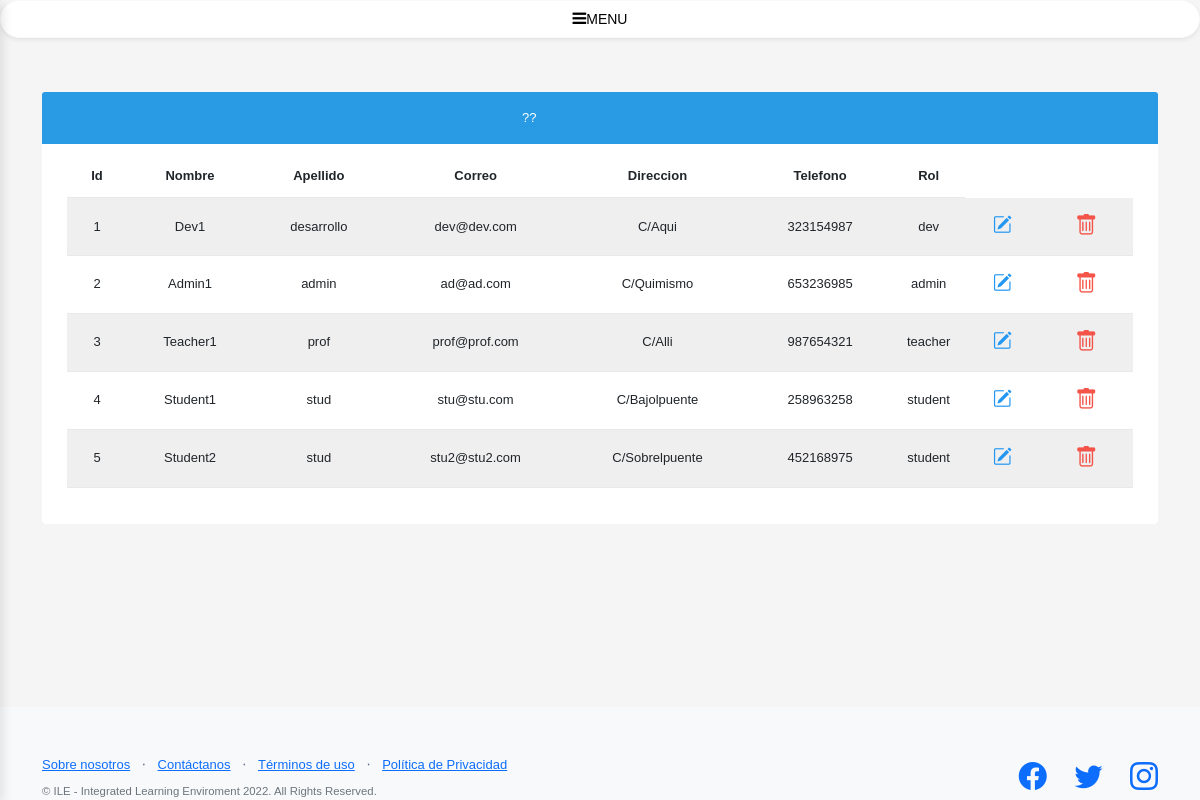
/display_crud.php (signed in), run on the app's committed database.
### tables this page shows
CREATE TABLE IF NOT EXISTS `tUser` (

  `user_id`                 int NOT NULL AUTO_INCREMENT,
  `user_name`               varchar(25) NOT NULL,
  `user_last_name`          varchar(25) NOT NULL,
  `user_mail`               varchar(25) NOT NULL,
  `user_pw`                 varchar(50) NOT NULL,
  `user_address`            varchar(50) NOT NULL,
  `user_post_code`          int(5) NOT NULL,
  `user_phone`              int(15) NOT NULL,
  `user_details`            varchar(200) DEFAULT NULL,
  `user_role`               ENUM('teacher', 'student', 'admin', 'dev'),
  PRIMARY KEY (`user_id`)

);

### www/classes/Crud.class.php (the view, shortened to what this page needs)
<?php
class Crud {
    protected $name;
    protected $table;
    protected $columnsClean;
    protected $columns;
    public function __construct ($name = '', $table = '')
    {
        $this->name = $name;
        $this->table = $table;
    }
    public function setColumns ()
    {
        foreach(self::TABLAS[$this->table] as $name => $nameclean)
        {
            $this->columnsClean[] = $nameclean;
            $this->columns[] = $name;
        }
    }
    private function setQuery ($selection, $query)
    {
        $table = $this->table;
        $name = $this->name;
        return $query;
    }
    protected function butNew ($nombre, $rol)
    {
        switch ($nombre) {
            default:
                return '??';
                break;
        }
    }
    public function pintar ()
    {
        $db = new ConnectorSQL;
        $conn = $db->getCon();
        $selection = implode(',', $this->columns);
        ?>
            <div class="container-xl">
                <div class="table-responsive">
                    <div class="table-wrapper">
                        <div class="table-title">
                            <div class="row">
                                <div class="col-sm-5">
                                </div>
                                <div class="col-sm-7">
                                    <?php  echo ($this->butNew($this->name, $_SESSION['role']));  ?>
                                </div>
                            </div>
                        </div>
                        <table class="table table-striped table-hover">
                            <thead>
                                <tr>
                                    <?php
                                        foreach($this->columnsClean as $columnclean)
                                            echo "<th class='text-center'>".$columnclean."</th>";
                                    ?>
                                </tr>
                            </thead>
                            <tbody>
                                    <?php
                                        $query = "SELECT $selection from $this->table";
                                        $query = $this->setQuery($selection, $query);
                                        $result = mysqli_query($conn, $query);
                                        while($value = $result->fetch_array(MYSQLI_ASSOC)){
                                            echo '<tr>';
                                            foreach ($value as $campo)
                                                echo "<td class='text-center'>".$campo."</td>";
                                            ?>
                                                <td class="text-center">
                                                    <?php
                                                        switch ($this->table) {
                                                                ?>
                                                                <?php
                                                            case 'tUser':
                                                                ?>
                                                                <a href="edit_profile.php?id=<?= $value[self::TABLAS_ID[$this->table]] ?>" class="settings centerico text-center" title="Settings" data-toggle="tooltip"><i class="bi bi-pencil-square"></i></a>
                                                                <?php
                                                                break;
                                                        }
                                                    ?>
                                                </td>
                                                <td class="text-center">
                                                    <a href="#" class="delete centerico text-center" title="Delete" data-toggle="tooltip"><i class="bi bi-trash"></i></a>
                                                </td>
                                            <?php
                                            echo '</tr>';
                                        }
                                    ?>
                            </tbody>
                        </table>
                    </div>
                </div>
            </div>
        <?php
    }
}

### www/display_crud.php (shortened to what this page needs)
<?php
if (isset($_SESSION['login']) && $_SESSION['login']){
    isset($_GET['header']) ? $cname = $_GET['header'] : $cname = '';
    $ctable = Crud::getNameTable($cname);
    $estructura = new Structure;
    $estructura->head($cname, ['./css/crud.style.css', './css/side.style.css']);
    $estructura->paint_sidebar($_SESSION['role']);
    $estructura->paint_crud($cname, $ctable);
    $estructura->paint_footer();
    $estructura->close_plus_js(['./js/scripts.js']);
}
else header('location: index.php');

### www/classes/Structure.class.php (shortened to what this page needs)
<?php
class Structure {
    public function head ($page_name, $styles = [])
    {
        ?>
        <!DOCTYPE html>
        <html lang="es">
        <head>
            <link href="https://cdn.jsdelivr.net/npm/bootstrap-icons@1.5.0/font/bootstrap-icons.css" rel="stylesheet" type="text/css" />
            <link href="https://maxcdn.bootstrapcdn.com/font-awesome/4.7.0/css/font-awesome.min.css" rel="stylesheet" type="text/css" />
            <link href="https://cdn.jsdelivr.net/npm/bootstrap@5.2.0-beta1/dist/css/bootstrap.min.css" rel="stylesheet">
            <?php
            foreach ($styles as $style)
                echo "<link href='$style' rel='stylesheet' type='text/css' />";
            ?>
        </head>
        <body class="d-flex flex-column min-vh-100">
        <?php
    }
    public function paint_sidebar ($rol)
    {
        $sidebar = new Sidebar($rol);
        $sidebar->display();
    }
    public function paint_crud ($name = '', $table = '')
    {
        $crud = new Crud($name, $table);
        $crud->pintar();
    }
    public function paint_footer ()
    {
        include_once './templates/footer.template.php';
    }
    public function close_plus_js ($scripts = [])
    {
        ?>
            </body>
        </html>
        <?php
    }
}

### www/classes/Sidebar.class.php (shortened to what this page needs)
<?php
class Sidebar {
    public function display() {
        ?>
                <button id="sidebarCollapse" type="button" class="btn btn-light bg-white rounded-pill shadow-sm px-4 mb-4"><i class="fa fa-bars mr-2"></i><small class="text-uppercase font-weight-bold">Menu</small></button>
            <?php
    }
}

### www/templates/footer.template.php
<footer class="footer bg-light mt-auto pt-5">
            <div class="container">
                <div class="row">
                    <div class="col-lg-6 h-100 text-center text-lg-start my-auto">
                        <ul class="list-inline mb-2">
                            <li class="list-inline-item"><a href="#!">Sobre nosotros</a></li>
                            <li class="list-inline-item">⋅</li>
                            <li class="list-inline-item"><a href="#!">Contáctanos</a></li>
                            <li class="list-inline-item">⋅</li>
                            <li class="list-inline-item"><a href="#!">Términos de uso</a></li>
                            <li class="list-inline-item">⋅</li>
                            <li class="list-inline-item"><a href="#!">Política de Privacidad</a></li>
                        </ul>
                        <p class="text-muted small mb-4 mb-lg-0">&copy; ILE - Integrated Learning Enviroment 2022. All Rights Reserved.</p>
                    </div>
                    <div class="col-lg-6 h-100 text-center text-lg-end my-auto">
                        <ul class="list-inline mb-0">
                            <li class="list-inline-item me-4">
                                <a href="#!" title="Facebook"><i class="bi-facebook fs-3"></i></a>
                            </li>
                            <li class="list-inline-item me-4">
                                <a href="#!" title="Twitter"><i class="bi-twitter fs-3"></i></a>
                            </li>
                            <li class="list-inline-item">
                                <a href="#!" title="Instagram"><i class="bi-instagram fs-3"></i></a>
                            </li>
                        </ul>
                    </div>
                </div>
            </div>
        </footer>

### www/css/crud.style.css (style rules this page uses)
body { color: #566787; background: #f5f5f5; font-family: 'Varela Round', sans-serif; font-size: 13px; }
.table-responsive { margin: 30px 0; }
.table-wrapper { min-width: 1000px; background: #fff; padding: 20px 25px; border-radius: 3px; box-shadow: 0 1px 1px rgba(0,0,0,.05); }
.table-title { padding-bottom: 15px; background: #299be4; color: #fff; padding: 16px 30px; margin: -20px -25px 10px; border-radius: 3px 3px 0 0; }
table.table tr th, table.table tr td { border-color: #e9e9e9; padding: 12px 15px; vertical-align: middle; }
table.table tr th:first-child { width: 60px; }
table.table tr th:last-child { width: 60px; }
table.table-striped tbody tr:nth-of-type(odd) { background-color: #fcfcfc; }
table.table td:last-child i { opacity: 0.9; font-size: 22px; margin: 0 5px; }
table.table td a { font-weight: bold; color: #566787; display: inline-block; text-decoration: none; }
table.table td a.settings { color: #2196F3; }
table.table td a.delete { color: #F44336; }
table.table td i { font-size: 19px; }

### data on the page
tuser: user_id "1", user_name "Dev1", user_last_name "desarrollo", user_mail "dev@dev.com", user_address "C/Aqui", user_phone "323154987", user_role "dev"
tuser: user_id "2", user_name "Admin1", campo "admin", user_mail "ad@ad.com", user_address "C/Quimismo", user_phone "653236985"
tuser: user_id "3", user_name "Teacher1", user_last_name "prof", user_mail "prof@prof.com", user_address "C/Alli", user_phone "987654321", user_role "teacher"
tuser: user_id "4", user_name "Student1", user_last_name "stud", user_mail "stu@stu.com", user_address "C/Bajolpuente", user_phone "258963258", user_role "student"
tuser: user_id "5", user_name "Student2", user_last_name "stud", user_mail "stu2@stu2.com", user_address "C/Sobrelpuente", user_phone "452168975", user_role "student"

### other printed values
$this->butNew($this->name, $_SESSION['role']) "??"
$columnclean "Id"
$columnclean "Nombre"
$columnclean "Apellido"
$columnclean "Correo"
$columnclean "Direccion"
$columnclean "Telefono"
$columnclean "Rol"
